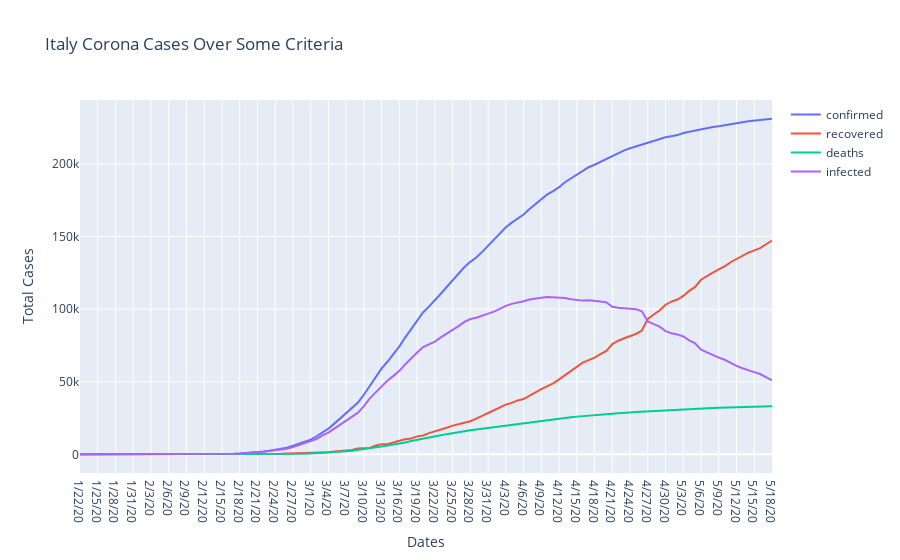

Here is the notebook cell this chart was saved with:
### Markdown cell above
### Ploting The Graph For Confirm, Recovered And Death Cases

### Code cell
import plotly.graph_objects as go

date = dates
x  = confirmed 
y0 = recovered 
y1 = deaths
y2 = infected

fig = go.Figure()

# Add traces
fig.add_trace(go.Scatter(x = dates, y = x,
                    mode='lines',
                    name='confirmed', ))
fig.add_trace(go.Scatter(x = dates, y = y0,
                    mode='lines',
                    name='recovered'))
fig.add_trace(go.Scatter(x = dates, y = y1,
                    mode='lines',
                    name='deaths'))
fig.add_trace(go.Scatter(x = dates, y = y2,
                    mode='lines',
                    name='infected'))
 
fig.update_xaxes(showspikes=True, title = 'Dates')
fig.update_yaxes(showspikes=True, title= 'Total Cases')
fig.update_layout(title='Italy Corona Cases Over Some Criteria', hovermode='x unified', )

fig.show()
